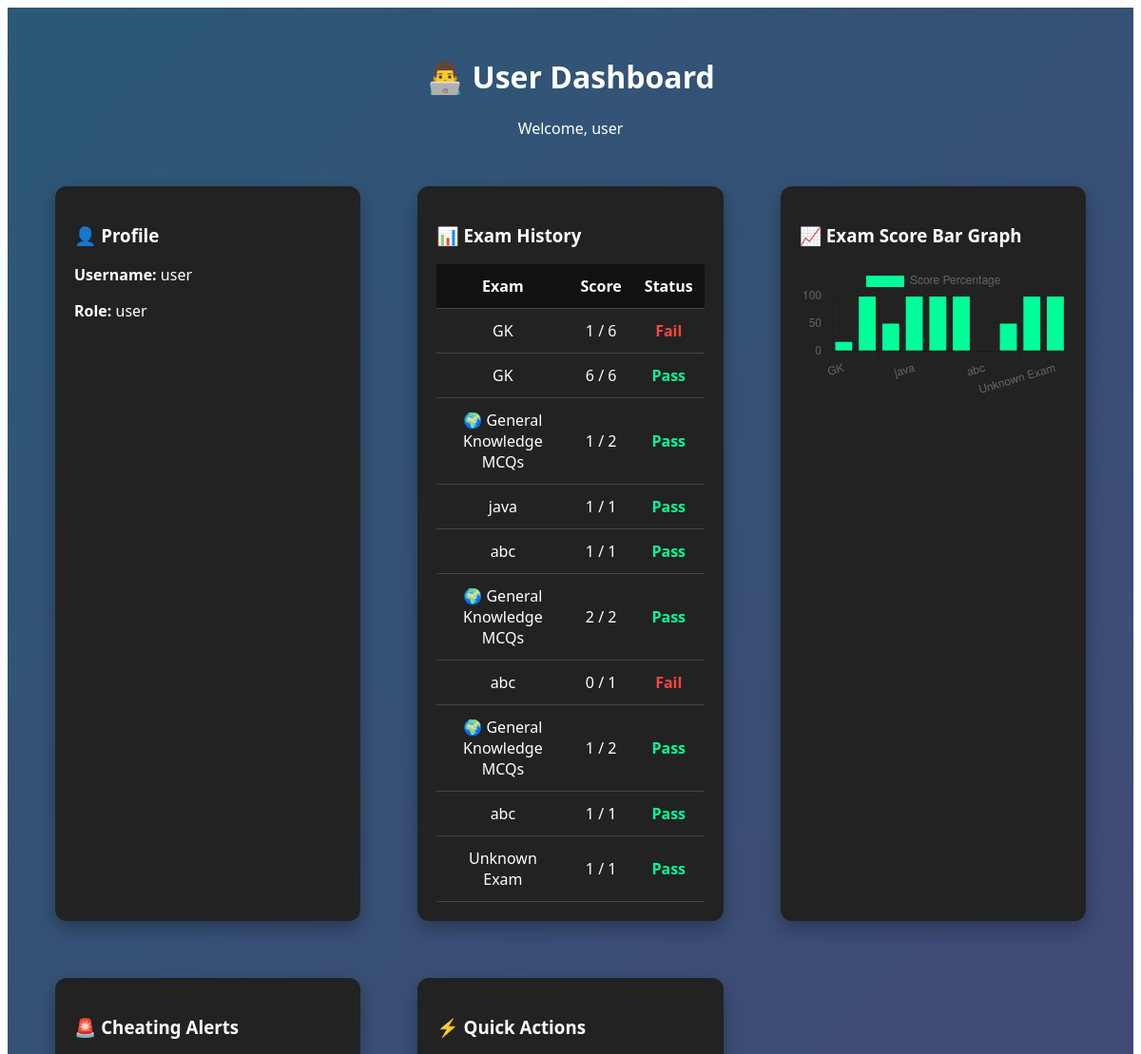
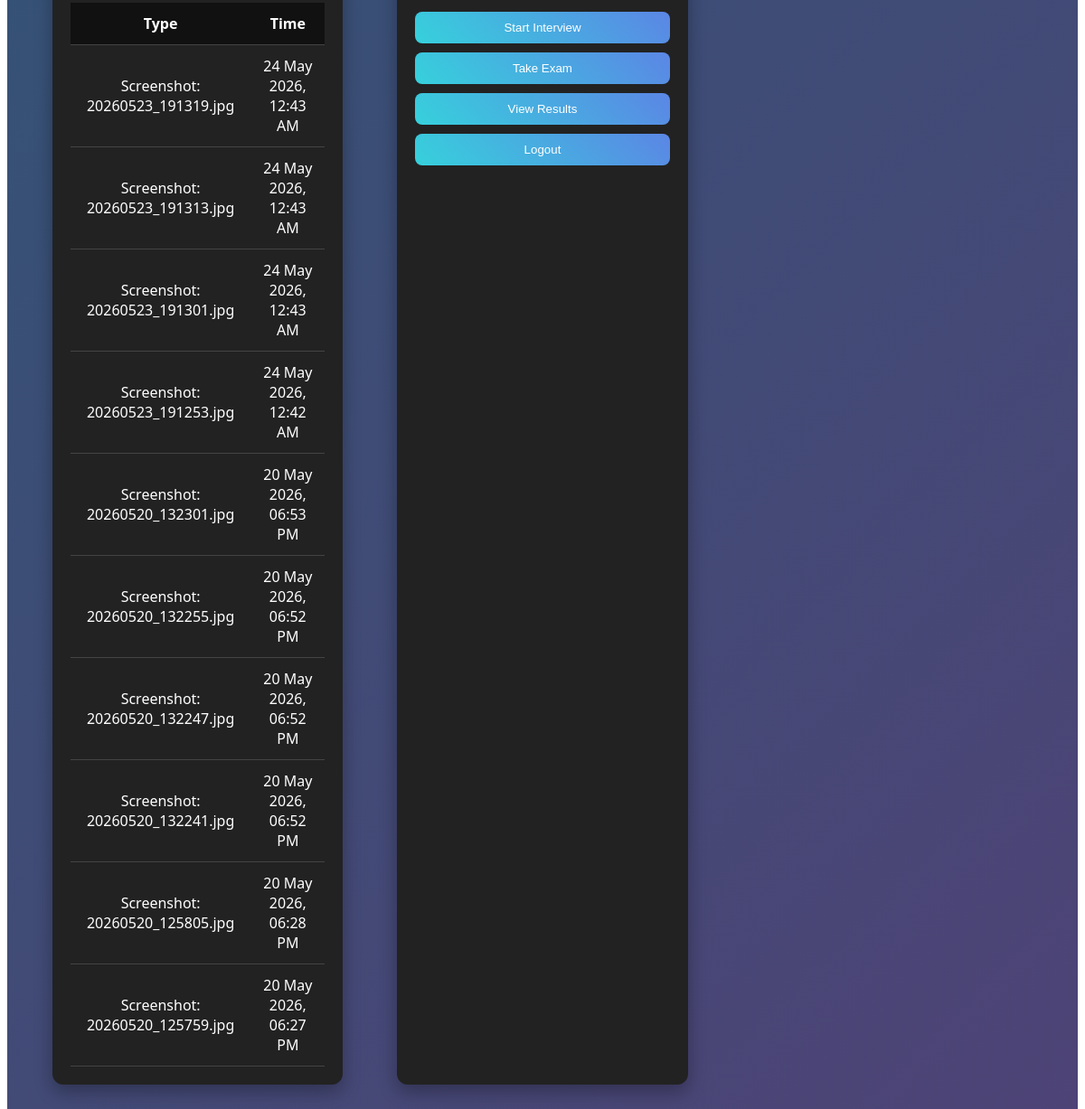
The page /user/dashboard (signed in) on the database its author committed (2 pictures, top to bottom).
### tables this page shows
CREATE TABLE results (
            id INTEGER PRIMARY KEY AUTOINCREMENT,
            username TEXT NOT NULL,
            exam_id INTEGER,
            score INTEGER NOT NULL,
            total_marks INTEGER NOT NULL,
            created_at DATETIME DEFAULT CURRENT_TIMESTAMP, exam_name TEXT, status TEXT,
            FOREIGN KEY (exam_id) REFERENCES exams(id)
        );

CREATE TABLE logs (
            id INTEGER PRIMARY KEY AUTOINCREMENT,
            user TEXT,
            event TEXT,
            timestamp DATETIME DEFAULT CURRENT_TIMESTAMP
        );

### routes/user_routes.py (the view)
@user_bp.route("/")
@user_bp.route("/dashboard")
def dashboard():
    if "user" not in session:
        return redirect(url_for("auth.login"))
    username = session["user"]
    db = get_db_connection()
    results = db.execute("""
        SELECT id, exam_id, exam_name, score, total_marks, status, created_at
        FROM results
        WHERE username = ?
        ORDER BY id DESC
    """, (username,)).fetchall()
    exam_history = []
    for row in results:
        score = row["score"]
        total_marks = row["total_marks"]
        percentage = (score / total_marks) * 100 if total_marks > 0 else 0
        exam_history.append({
            "name": row["exam_name"] if row["exam_name"] else "Unknown Exam",
            "score": score,
            "total_marks": total_marks,
            "percentage": round(percentage, 2),
            "status": row["status"] if row["status"] else ("Pass" if percentage >= 40 else "Fail"),
            "date": row["created_at"]
        })
    logs = db.execute("""
        SELECT event, timestamp
        FROM logs
        WHERE user = ?
        ORDER BY id DESC
        LIMIT 10
    """, (username,)).fetchall()
    alerts = []
    for log in logs:
        utc_time = datetime.strptime(log["timestamp"], "%Y-%m-%d %H:%M:%S")
        india_time = utc_time + timedelta(hours=5, minutes=30)
        alerts.append({
            "type": log["event"],
            "time": india_time.strftime("%d %b %Y, %I:%M %p")
        })
    db.close()
    return render_template(
        "user/dashboard.html",
        username=username,
        exams=exam_history,
        alerts=alerts
    )

### database/db.py (called while the page is built)
def get_db():
    conn = sqlite3.connect(DB_PATH)
    conn.row_factory = sqlite3.Row
    return conn

def get_db_connection():
    return get_db()

### templates/user/dashboard.html (shortened to what this page needs)
<!DOCTYPE html>
<html lang="en">
<head>
    <link rel="stylesheet" href="{{ url_for('static', filename='css/dashboard.css') }}">
</head>
<body>
<div class="dashboard">
    <div class="dashboard-header">
        <h1>👨‍💻 User Dashboard</h1>
        <p>Welcome, {{ username }}</p>
    </div>
    <div class="grid">
        <div class="card">
            <h3>👤 Profile</h3>
            <p><b>Username:</b> {{ username }}</p>
            <p><b>Role:</b> {{ session['role'] }}</p>
        </div>
        <div class="card">
            <h3>📊 Exam History</h3>
            <table>
                <tr>
                    <th>Exam</th>
                    <th>Score</th>
                    <th>Status</th>
                </tr>
                {% for exam in exams %}
                <tr>
                    <td>{{ exam.name }}</td>
                    <td>{{ exam.score }} / {{ exam.total_marks }}</td>
                    {% if exam.status == "Pass" %}
                        <td class="pass">{{ exam.status }}</td>
                    {% else %}
                        <td class="fail">{{ exam.status }}</td>
                    {% endif %}
                </tr>
                {% endfor %}
            </table>
        </div>
        <div class="card">
            <h3>📈 Exam Score Bar Graph</h3>
            <canvas id="examChart"></canvas>
        </div>
        <div class="card">
            <h3>🚨 Cheating Alerts</h3>
            <table>
                <tr>
                    <th>Type</th>
                    <th>Time</th>
                </tr>
                {% for alert in alerts %}
                <tr>
                    <td class="alert-danger">{{ alert.type }}</td>
                    <td>{{ alert.time }}</td>
                </tr>
                {% endfor %}
            </table>
        </div>
        <div class="card">
            <h3>⚡ Quick Actions</h3>
            <a href="{{ url_for('user.start_interview') }}">
                <button>Start Interview</button>
            </a>
            <a href="{{ url_for('user.view_exams') }}">
                <button>Take Exam</button>
            </a>
            <a href="{{ url_for('user.result') }}">
                <button type="button">View Results</button>
            </a>
            <a href="/logout">
                <button class="logout-btn">Logout</button>
            </a>
        </div>
    </div>
</div>
<script>
    const examNames = [
        {% for exam in exams %}
            "{{ exam.name }}",
        {% endfor %}
    ];
    const examScores = [
        {% for exam in exams %}
            {{ exam.percentage }},
        {% endfor %}
    ];
    const ctx = document.getElementById("examChart");
    new Chart(ctx, {
        type: "bar",
        data: {
            labels: examNames,
            datasets: [{
                label: "Score Percentage",
                data: examScores,
                backgroundColor: "#00ff99"
            }]
        },
        options: {
            responsive: true,
            scales: {
                y: {
                    beginAtZero: true,
                    max: 100
                }
            }
        }
    });
</script>
</body>
</html>

### static/css/dashboard.css (style rules this page uses)
.dashboard { background: linear-gradient(135deg, #2b5876, #4e4376); min-height: 100vh; padding: 30px; font-family: 'Segoe UI', sans-serif; }
.dashboard-header { text-align: center; color: white; margin-bottom: 30px; }
.grid { display: grid; grid-template-columns: repeat(auto-fit, minmax(300px, 1fr)); gap: 20px; }
.card { background: rgba(255,255,255,0.15); backdrop-filter: blur(10px); padding: 20px; border-radius: 12px; color: white; box-shadow: 0 8px 20px rgba(0,0,0,0.3); }
table { width: 100%; margin-top: 10px; color: white; }
button { width: 100%; padding: 10px; margin-top: 10px; border: none; border-radius: 8px; background: linear-gradient(45deg, #36d1dc, #5b86e5); color: white; }
.card { background: #222; color: white; padding: 20px; margin: 20px; border-radius: 12px; }
table { width: 100%; border-collapse: collapse; }
th, td { padding: 12px; border-bottom: 1px solid #444; text-align: center; }
th { background: #111; }
.pass { color: #00ff99; font-weight: bold; }
.fail { color: #ff4444; font-weight: bold; }
canvas { margin-top: 20px; }

### rows shown on the page
results: name "GK", score "1", total_marks "6", status "Fail"
results: name "GK", score "6", total_marks "6", status "Pass"
results: name "🌍 General Knowledge MCQs", score "1", total_marks "2", status "Pass"
results: name "java", score "1", total_marks "1", status "Pass"
results: name "abc", score "1", total_marks "1", status "Pass"
results: name "🌍 General Knowledge MCQs", score "2", total_marks "2", status "Pass"
results: name "abc", score "0", total_marks "1", status "Fail"
results: name "🌍 General Knowledge MCQs", score "1", total_marks "2", status "Pass"
results: name "abc", score "1", total_marks "1", status "Pass"
results: name "Unknown Exam", score "1", total_marks "1", status "Pass"
logs: type "Screenshot: 20260523_191319.jpg", time "24 May 2026, 12:43 AM"
logs: type "Screenshot: 20260523_191313.jpg", time "24 May 2026, 12:43 AM"
logs: type "Screenshot: 20260523_191301.jpg", time "24 May 2026, 12:43 AM"
logs: type "Screenshot: 20260523_191253.jpg", time "24 May 2026, 12:42 AM"
logs: type "Screenshot: 20260520_132301.jpg", time "20 May 2026, 06:53 PM"
logs: type "Screenshot: 20260520_132255.jpg", time "20 May 2026, 06:52 PM"
logs: type "Screenshot: 20260520_132247.jpg", time "20 May 2026, 06:52 PM"
logs: type "Screenshot: 20260520_132241.jpg", time "20 May 2026, 06:52 PM"
logs: type "Screenshot: 20260520_125805.jpg", time "20 May 2026, 06:28 PM"
logs: type "Screenshot: 20260520_125759.jpg", time "20 May 2026, 06:27 PM"

### other values the page prints
{{ username }} "user"
{{ session['role'] }} "user"
chart data {{ exam.percentage }} 16.67, 100.0, 50.0, 100.0, 100.0, 100.0, 0.0, 50.0, 100.0, 100.0
